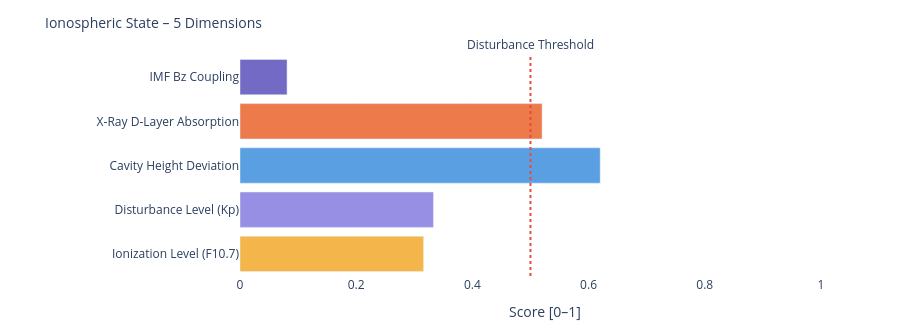

The cell this chart's notebook holds for it:
### Markdown cell above
---
### 📐 Systemic Insight: Geometric Cavity vs. Real Schumann Resonance

**Relevant for:** Layer 6 = delta analysis &nbsp;|&nbsp; Layer 7 = feature vector / system interpretation

A cavity height change from 80 km to 70 km shifts the **idealized geometric frequencies** only minimally:

| Modus | Aktuell | Referenz | Δ |
|-------|---------|----------|---|
| SR-1 | 10.4762 Hz | 10.4599 Hz | +16 mHz |
| SR-2 | 18.1452 Hz | 18.1171 Hz | +28 mHz |
| SR-3 | 25.6612 Hz | 25.6215 Hz | +40 mHz |
| SR-4 | 33.1285 Hz | 33.0772 Hz | +51 mHz |

The geometric effect is limited because 10 km is very small compared to Earth's radius (~6371 km).

**Consequence:** Real Schumann deviations are likely driven more strongly by **conductivity, damping, day/night structure, lightning distribution and source geometry** than by pure cavity height.

---

**Layer 6 compares:**
```
geometric Δ from Layer 4  vs.  observed Δ from real Schumann measurement data
```

**Layer 7 Feature:**
```
If real Δ >> geometric Δ  →  non-geometric factors dominant
```

### Code cell
# ============================================================
# IONOSPHERIC STATE – Summary gauge
# Five dimensions: ionization, disturbance, cavity height, X-Ray, Bz coupling
# ============================================================

def norm(v, lo, hi):
    if v is None: return None
    return round(max(0.0, min(1.0, (v - lo) / (hi - lo))), 3)

# Ionization level (F10.7 → F2-Layer)
ioniz = norm(f107_val, 60, 250)

# Disturbance level (Kp → E/F-Layer irregularities)
disturb = norm(kp_val, 0, 9)

# Cavity height deviation from reference (80 km)
h_dev = norm(abs(h_eff - 80), 0, 20)

# X-Ray ionization (D-Layer absorption)
xray_ioniz = None
if xray_now is not None:
    xray_ioniz = norm(math.log10(max(xray_now, 1e-9)) + 9, 0, 5)

# Bz coupling (southward Bz → stronger magnetosphere-ionosphere coupling)
bz_coupling = norm(-(bz_now or 0), -5, 30) if bz_now is not None else None

dims = [
    ('Ionization Level (F10.7)',    ioniz,      '#F2A623'),
    ('Disturbance Level (Kp)',      disturb,    '#7F77DD'),
    ('Cavity Height Deviation',     h_dev,      '#378ADD'),
    ('X-Ray D-Layer Absorption',    xray_ioniz, '#E85D24'),
    ('IMF Bz Coupling',             bz_coupling,'#534AB7'),
]

fig = go.Figure()
for name, val, col in dims:
    if val is not None:
        h = int(val * 20)
        bar = '█' * h + '░' * (20 - h)
        label = f'{name}:  {bar}  {val:.3f}'
    else:
        label = f'{name}:  {"─" * 20}  n/a'
    fig.add_trace(go.Bar(
        x=[val if val is not None else 0],
        y=[name],
        orientation='h',
        marker_color=col, opacity=0.82,
        showlegend=False
    ))

fig.add_vline(x=0.5, line_dash='dot', line_color='#e74c3c',
              annotation_text='Disturbance Threshold', annotation_position='top')
fig.update_layout(
    title=dict(text='Ionospheric State – 5 Dimensions', font=dict(size=14)),
    xaxis=dict(title='Score [0–1]', range=[0, 1.05]),
    height=330, plot_bgcolor='rgba(0,0,0,0)', paper_bgcolor='rgba(0,0,0,0)',
    margin=dict(l=240, r=50, t=55, b=40)
)
fig.show()

print(f'\nIonospheric state:')
for name, val, _ in dims:
    print(f'  {name:<35} {val:.3f}' if val is not None else f'  {name:<35} n/a')

### Figure 1 — Plotly figure (JSON) as saved in the notebook; plotly's stock layout.template omitted (floating-point values rounded to 4 significant figures)
{"data": [{"marker": {"color": "#F2A623"}, "opacity": 0.82, "orientation": "h", "showlegend": false, "type": "bar", "x": [0.316], "y": ["Ionization Level (F10.7)"]}, {"marker": {"color": "#7F77DD"}, "opacity": 0.82, "orientation": "h", "showlegend": false, "type": "bar", "x": [0.333], "y": ["Disturbance Level (Kp)"]}, {"marker": {"color": "#378ADD"}, "opacity": 0.82, "orientation": "h", "showlegend": false, "type": "bar", "x": [0.62], "y": ["Cavity Height Deviation"]}, {"marker": {"color": "#E85D24"}, "opacity": 0.82, "orientation": "h", "showlegend": false, "type": "bar", "x": [0.52], "y": ["X-Ray D-Layer Absorption"]}, {"marker": {"color": "#534AB7"}, "opacity": 0.82, "orientation": "h", "showlegend": false, "type": "bar", "x": [0.081], "y": ["IMF Bz Coupling"]}], "layout": {"annotations": [{"showarrow": false, "text": "Disturbance Threshold", "x": 0.5, "xanchor": "center", "xref": "x", "y": 1, "yanchor": "bottom", "yref": "y domain"}], "height": 330, "margin": {"b": 40, "l": 240, "r": 50, "t": 55}, "paper_bgcolor": "rgba(0,0,0,0)", "plot_bgcolor": "rgba(0,0,0,0)", "shapes": [{"line": {"color": "#e74c3c", "dash": "dot"}, "type": "line", "x0": 0.5, "x1": 0.5, "xref": "x", "y0": 0, "y1": 1, "yref": "y domain"}], "title": {"font": {"size": 14}, "text": "Ionospheric State – 5 Dimensions"}, "xaxis": {"range": [0, 1.05], "title": {"text": "Score [0–1]"}}}}
